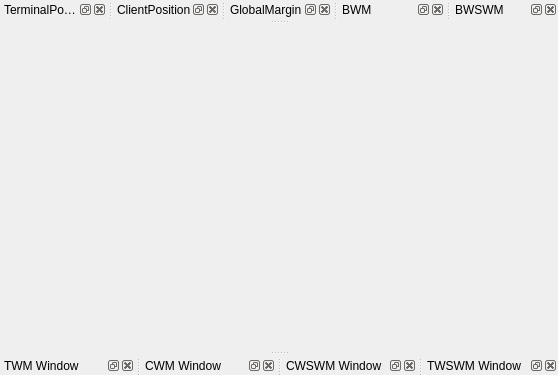
<?xml version="1.0" encoding="UTF-8"?>
<ui version="4.0">
 <class>MainWindow</class>
 <widget class="QMainWindow" name="MainWindow">
  <property name="geometry">
   <rect>
    <x>0</x>
    <y>0</y>
    <width>558</width>
    <height>375</height>
   </rect>
  </property>
  <property name="minimumSize">
   <size>
    <width>0</width>
    <height>0</height>
   </size>
  </property>
  <property name="windowTitle">
   <string>MainWindow</string>
  </property>
  <widget class="QWidget" name="centralwidget"/>
  <widget class="QDockWidget" name="DPOTW">
   <property name="windowTitle">
    <string>TerminalPosition</string>
   </property>
   <attribute name="dockWidgetArea">
    <number>4</number>
   </attribute>
   <widget class="QWidget" name="dockWidgetContents_3"/>
  </widget>
  <widget class="QDockWidget" name="DTWM">
   <property name="windowTitle">
    <string>TWM Window</string>
   </property>
   <attribute name="dockWidgetArea">
    <number>8</number>
   </attribute>
   <widget class="QWidget" name="dockWidgetContents_4"/>
  </widget>
  <widget class="QDockWidget" name="DCWM">
   <property name="windowTitle">
    <string>CWM Window</string>
   </property>
   <attribute name="dockWidgetArea">
    <number>8</number>
   </attribute>
   <widget class="QWidget" name="dockWidgetContents"/>
  </widget>
  <widget class="QDockWidget" name="DPOCW">
   <property name="windowTitle">
    <string>ClientPosition</string>
   </property>
   <attribute name="dockWidgetArea">
    <number>4</number>
   </attribute>
   <widget class="QWidget" name="dockWidgetContents_2"/>
  </widget>
  <widget class="QDockWidget" name="DCWSWM">
   <property name="windowTitle">
    <string>CWSWM Window</string>
   </property>
   <attribute name="dockWidgetArea">
    <number>8</number>
   </attribute>
   <widget class="QWidget" name="dockWidgetContents_5"/>
  </widget>
  <widget class="QDockWidget" name="DGlobal">
   <property name="windowTitle">
    <string>GlobalMargin</string>
   </property>
   <attribute name="dockWidgetArea">
    <number>4</number>
   </attribute>
   <widget class="QWidget" name="dockWidgetContents_6"/>
  </widget>
  <widget class="QDockWidget" name="DTWSWM">
   <property name="windowTitle">
    <string>TWSWM Window</string>
   </property>
   <attribute name="dockWidgetArea">
    <number>8</number>
   </attribute>
   <widget class="QWidget" name="dockWidgetContents_7"/>
  </widget>
  <widget class="QDockWidget" name="DBWM">
   <property name="windowTitle">
    <string>BWM</string>
   </property>
   <attribute name="dockWidgetArea">
    <number>4</number>
   </attribute>
   <widget class="QWidget" name="dockWidgetContents_8"/>
  </widget>
  <widget class="QDockWidget" name="DBWSWM">
   <property name="windowTitle">
    <string>BWSWM</string>
   </property>
   <attribute name="dockWidgetArea">
    <number>4</number>
   </attribute>
   <widget class="QWidget" name="dockWidgetContents_10"/>
  </widget>
 </widget>
 <resources/>
 <connections/>
</ui>
